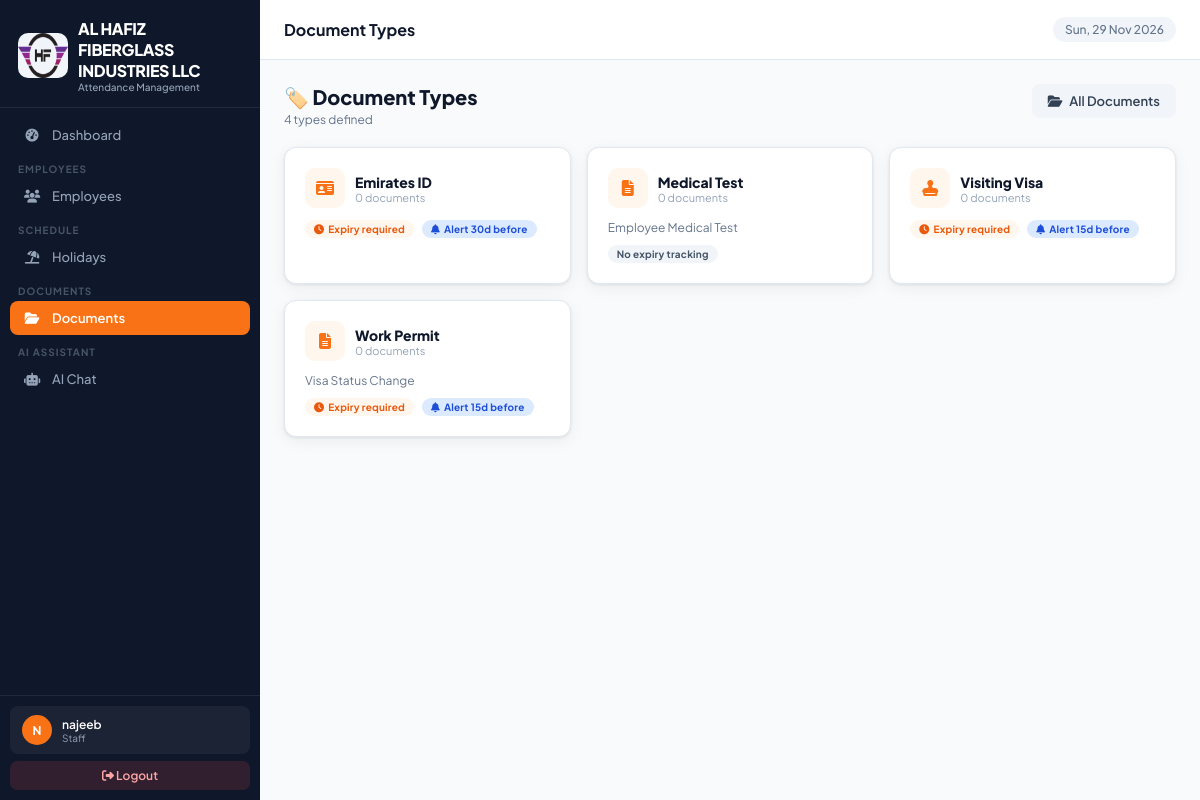
/document-types/ (signed in), run on the app's committed database.
### attendance_app/models.py (models this page shows, shortened)
class CompanySettings(models.Model):
    company_name    = models.CharField(max_length=200, default='Your Company Name')
    company_address = models.TextField(default='Your Address, Dubai, UAE')
    company_phone   = models.CharField(max_length=50, blank=True, default='')
    company_email   = models.EmailField(blank=True, default='')
    company_website = models.URLField(blank=True, default='')
    company_trn     = models.CharField(max_length=50, blank=True, default='', verbose_name='TRN / Tax No.')
    logo            = models.ImageField(upload_to='company/', blank=True, null=True)
    default_in_time  = models.TimeField(default=datetime.time(7, 0))
    default_out_time = models.TimeField(default=datetime.time(17, 0))
    work_days        = models.CharField(
        max_length=20, default='Mon-Sat',
        help_text='e.g. Mon-Sat, Mon-Fri'
    )
    weekend_day      = models.CharField(
        max_length=20, default='Sunday',
        choices=[('Sunday','Sunday'),('Friday','Friday'),('Saturday','Saturday'),('Friday-Saturday','Fri & Sat')],
    )
    timezone_name    = models.CharField(max_length=60, default='Asia/Dubai')
    date_format      = models.CharField(
        max_length=20, default='d-m-Y',
        choices=[('d-m-Y','DD-MM-YYYY'),('m/d/Y','MM/DD/YYYY'),('Y-m-d','YYYY-MM-DD')],
    )
    updated_at       = models.DateTimeField(auto_now=True)
    class Meta:
        verbose_name = 'Company Settings'
    @classmethod
    def get_settings(cls):
        obj, _ = cls.objects.get_or_create(pk=1)
        return obj

class DocumentType(models.Model):
    name        = models.CharField(max_length=100)          # e.g. Passport, Visa, Emirates ID
    description = models.TextField(blank=True, null=True)
    requires_expiry = models.BooleanField(default=True)
    alert_days  = models.IntegerField(default=30,
        help_text='Send alert N days before expiry')
    created_at  = models.DateTimeField(auto_now_add=True)
    class Meta:
        ordering = ['name']

### attendance_app/views.py (the view)
# urls.py: path('document-types/', views.doctype_list, name='doctype_list'),
@login_required
def doctype_list(request):
    if not has_perm(request.user, 'employee_view'):
        messages.error(request, 'Access denied.')
        return redirect('dashboard')
    types = DocumentType.objects.annotate(doc_count=Count('employeedocument')).order_by('name')
    return render(request, 'attendance_app/doctype_list.html', {'types': types})

### attendance_app/context_processors.py (called while the page is built)
def company_settings(request):
    return {
        'company': CompanySettings.get_settings()
    }

def user_permissions(request):
    if request.user.is_authenticated:
        if request.user.is_superuser:
            perms = [p[0] for p in UserPermission.PERMISSION_CHOICES]
        else:
            try:
                up = UserPermission.objects.get(user=request.user)
                perms = up.permissions
            except UserPermission.DoesNotExist:
                perms = []
        is_portal_user = False
        try:
            if request.user.employee_profile:
                is_portal_user = True
        except Exception:
            pass
        return {
            'user_perms': perms,
            'is_admin': request.user.is_superuser,
            'is_portal_user': is_portal_user,
        }
    return {'user_perms': [], 'is_admin': False, 'is_portal_user': False}

### attendance_app/views.py (called while the page is built)
def has_perm(user, perm):
    if user.is_superuser:
        return True
    try:
        up = UserPermission.objects.get(user=user)
        return perm in up.permissions
    except UserPermission.DoesNotExist:
        return False

### attendance_app/templates/attendance_app/doctype_list.html (shortened to what this page needs)
{% extends 'attendance_app/base.html' %}
{% block page_title %}Document Types{% endblock %}
{% block content %}
<div class="page-header">
  <div>
    <div class="page-header-title">🏷️ Document Types</div>
    <div class="page-header-sub">{{ types|length }} type{{ types|length|pluralize }} defined</div>
  </div>
  <div style="display:flex;gap:8px">
    <a href="{% url 'document_list' %}" class="btn btn-secondary"><i class="fas fa-folder-open"></i> All Documents</a>
  </div>
</div>
{% if not types %}
<div class="card">
  <div class="empty-state">
    <i class="fas fa-tags"></i>
    <p>No document types yet. Create types like Passport, Visa, Emirates ID, Labour Card etc.</p>
    {% if is_admin %}<a href="{% url 'doctype_add' %}" class="btn btn-primary" style="margin-top:12px"><i class="fas fa-plus"></i> Create First Type</a>{% endif %}
  </div>
</div>
{% else %}
<div style="display:grid;grid-template-columns:repeat(auto-fill,minmax(260px,1fr));gap:16px">
  {% for dt in types %}
  <div class="card">
    <div class="card-body">
      <div style="display:flex;align-items:flex-start;justify-content:space-between;gap:8px;margin-bottom:12px">
        <div style="display:flex;align-items:center;gap:10px">
          <div style="width:40px;height:40px;border-radius:10px;background:var(--orange-pale);display:flex;align-items:center;justify-content:center;flex-shrink:0">
            <i class="fas fa-{% if 'passport' in dt.name|lower %}passport{% elif 'visa' in dt.name|lower %}stamp{% elif 'id' in dt.name|lower or 'emirates' in dt.name|lower %}id-card{% elif 'labor' in dt.name|lower or 'labour' in dt.name|lower %}hard-hat{% elif 'license' in dt.name|lower %}car{% else %}file-lines{% endif %}" style="color:var(--orange);font-size:16px"></i>
          </div>
          <div>
            <div style="font-size:14px;font-weight:800;color:var(--slate-900)">{{ dt.name }}</div>
            <div style="font-size:11px;color:var(--slate-400)">{{ dt.doc_count }} document{{ dt.doc_count|pluralize }}</div>
          </div>
        </div>
      </div>
      {% if dt.description %}<div style="font-size:12px;color:var(--slate-500);margin-bottom:10px">{{ dt.description }}</div>{% endif %}
      <div style="display:flex;gap:8px;flex-wrap:wrap">
        {% if dt.requires_expiry %}
        <span class="badge badge-orange" style="font-size:10px"><i class="fas fa-clock"></i> Expiry required</span>
        <span class="badge badge-blue" style="font-size:10px"><i class="fas fa-bell"></i> Alert {{ dt.alert_days }}d before</span>
        {% else %}
        <span class="badge badge-gray" style="font-size:10px">No expiry tracking</span>
        {% endif %}
      </div>
    </div>
  </div>
  {% endfor %}
</div>
{% endif %}
{% endblock %}

### attendance_app/templates/attendance_app/base.html (shortened to what this page needs)
{% load static %}
{% load attendance_tags %}
<!DOCTYPE html>
<html lang="en">
<head>
<link rel="stylesheet" href="https://cdnjs.cloudflare.com/ajax/libs/font-awesome/6.5.0/css/all.min.css">
</head>
<body>
<nav class="sidebar" id="sidebar">
  <div class="sidebar-logo">
    <div class="brand">
      <div class="logo-icon"> {% if company.logo %}
<img src="{{ company.logo.url }}" class="logoimg">
{% endif %} </div>
      <div><div class="brand-name">{{ company.company_name }}</div><div class="brand-sub">Attendance Management</div></div>
    </div>
  </div>
  <div class="sidebar-nav">
    {% if 'dashboard_view' in user_perms or is_admin %}
    <a href="{% url 'dashboard' %}" class="nav-item {% if request.resolver_match.url_name == 'dashboard' %}active{% endif %}" onclick="closeSidebar()">
      <span class="nav-icon"><i class="fas fa-gauge-high"></i></span> Dashboard
    </a>
    {% endif %}
    {% if 'employee_view' in user_perms or is_admin %}
    <div class="nav-label">Employees</div>
    <a href="{% url 'employee_list' %}" class="nav-item {% if 'employee' in request.resolver_match.url_name %}active{% endif %}" onclick="closeSidebar()">
      <span class="nav-icon"><i class="fas fa-users"></i></span> Employees
    </a>
    {% endif %}
    {% if 'holiday_view' in user_perms or is_admin %}
    <div class="nav-label">Schedule</div>
    <a href="{% url 'holiday_list' %}" class="nav-item {% if 'holiday' in request.resolver_match.url_name %}active{% endif %}" onclick="closeSidebar()">
      <span class="nav-icon"><i class="fas fa-umbrella-beach"></i></span> Holidays
    </a>
    {% endif %}
    {% if 'employee_view' in user_perms or is_admin %}
    <div class="nav-label">Documents</div>
    <a href="{% url 'document_list' %}" class="nav-item {% if 'document' in request.resolver_match.url_name or 'doctype' in request.resolver_match.url_name %}active{% endif %}" onclick="closeSidebar()">
      <span class="nav-icon"><i class="fas fa-folder-open"></i></span> Documents
    </a>
    {% endif %}
    <div class="nav-label">AI Assistant</div>
    <a href="{% url 'ai_chat' %}" class="nav-item {% if request.resolver_match.url_name == 'ai_chat' %}active{% endif %}" onclick="closeSidebar()">
      <span class="nav-icon"><i class="fas fa-robot"></i></span> AI Chat
    </a>
  </div>
  <div class="sidebar-bottom">
    <div class="user-card">
      <div class="user-avatar">{{ request.user.username|first|upper }}</div>
      <div class="user-info">
        <div class="user-name">{{ request.user.get_full_name|default:request.user.username }}</div>
        <div class="user-role">{% if request.user.is_superuser %}Administrator{% else %}Staff{% endif %}</div>
      </div>
    </div>
    <a href="{% url 'logout' %}" class="logout-btn"><i class="fas fa-sign-out-alt"></i> Logout</a>
  </div>
</nav>
<div class="main">
  <div class="topbar">
    <div class="topbar-left">
      <div class="topbar-title">{% block page_title %}Dashboard{% endblock %}</div>
    </div>
    <div class="topbar-right">
      <span class="topbar-date" id="topbar-date"></span>
    </div>
  </div>
  <div class="page-content">
    {% block content %}{% endblock %}
  </div>
</div>
</body>
</html>

### data on the page
CompanySettings: logo (picture), company_name "AL HAFIZ FIBERGLASS INDUSTRIES LLC"
DocumentType: name "Emirates ID", doc_count "0", alert_days "30"
DocumentType: name "Medical Test", doc_count "0", description "Employee Medical Test", requires_expiry "No expiry tracking"
DocumentType: name "Visiting Visa", doc_count "0", alert_days "15"
DocumentType: name "Work Permit", doc_count "0", description "Visa Status Change", alert_days "15"

### other printed values
{{ request.user.username|first|upper }} "N"
{{ request.user.get_full_name|default:request.user.username }} "najeeb"
{{ types|length }} "4"
